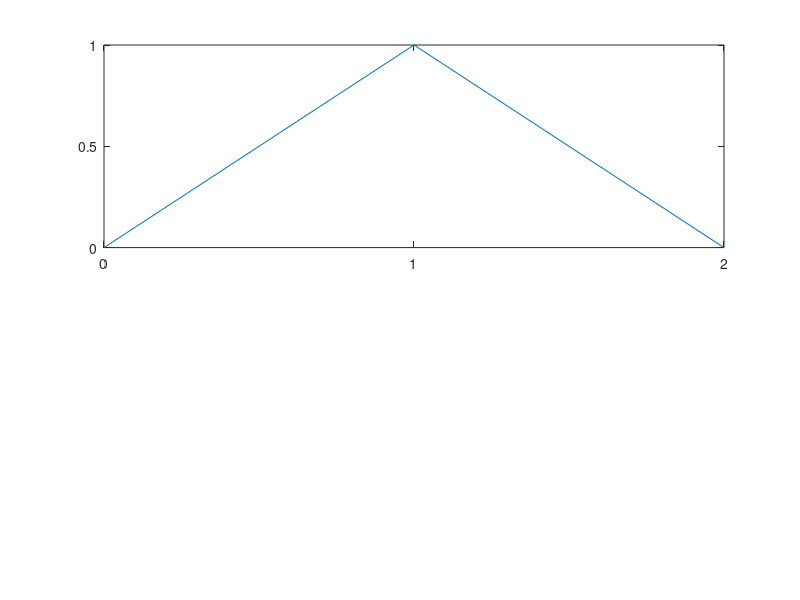

Reproduce this figure in MATLAB. (Note: this script raises an error after producing the figure.)
f = figure(51);
top_axes = subplot(211);
curve = plot([0, 1, 2], [0, 1, 0]);
xticks([0, 1, 2]);
yticks([0, 0.5, 1]);
default_x = xticklabels();
custom_x = xticklabels(["zero" "mid" "two"]);
query_x = xticklabels();
custom_y = yticklabels({'low', 'half', 'high'});
query_y = yticklabels();
hidden_y = yticklabels([]);
empty_y = yticklabels();

bottom_axes = subplot(212);
surface = surf([0, 1, 0; 1, 2, 1; 0, 1, 0]);
view([45, 20]);
zticks([-2, 0, 2]);
default_z = zticklabels();
custom_z = zticklabels(["floor" "center" "peak"]);
query_z = zticklabels();
target_top_x = xticklabels(top_axes);
xticklabels(top_axes, ["left" "mid" "right"]);
target_top_x_after_set = xticklabels(top_axes);
target_bottom_z = zticklabels(bottom_axes);
zticklabels(bottom_axes, ["low" "mid" "high"]);
target_bottom_z_after_set = zticklabels(bottom_axes);
current = gcf();
